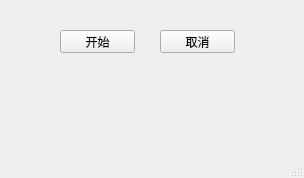
<?xml version="1.0" encoding="UTF-8"?>
<ui version="4.0">
 <class>MainWindow</class>
 <widget class="QMainWindow" name="MainWindow">
  <property name="geometry">
   <rect>
    <x>0</x>
    <y>0</y>
    <width>304</width>
    <height>178</height>
   </rect>
  </property>
  <property name="windowTitle">
   <string>MainWindow</string>
  </property>
  <property name="autoFillBackground">
   <bool>false</bool>
  </property>
  <widget class="QWidget" name="centralwidget">
   <widget class="QPushButton" name="pushButton_OK">
    <property name="geometry">
     <rect>
      <x>60</x>
      <y>30</y>
      <width>75</width>
      <height>23</height>
     </rect>
    </property>
    <property name="text">
     <string>开始</string>
    </property>
   </widget>
   <widget class="QPushButton" name="pushButton_Cancel">
    <property name="geometry">
     <rect>
      <x>160</x>
      <y>30</y>
      <width>75</width>
      <height>23</height>
     </rect>
    </property>
    <property name="text">
     <string>取消</string>
    </property>
   </widget>
  </widget>
  <widget class="QMenuBar" name="menubar">
   <property name="geometry">
    <rect>
     <x>0</x>
     <y>0</y>
     <width>304</width>
     <height>23</height>
    </rect>
   </property>
  </widget>
  <widget class="QStatusBar" name="statusbar"/>
 </widget>
 <resources/>
 <connections>
  <connection>
   <sender>pushButton_Cancel</sender>
   <signal>clicked()</signal>
   <receiver>MainWindow</receiver>
   <slot>showDialog()</slot>
   <hints>
    <hint type="sourcelabel">
     <x>854</x>
     <y>46</y>
    </hint>
    <hint type="destinationlabel">
     <x>601</x>
     <y>44</y>
    </hint>
   </hints>
  </connection>
  <connection>
   <sender>pushButton_OK</sender>
   <signal>clicked()</signal>
   <receiver>MainWindow</receiver>
   <slot>butClicked()</slot>
   <hints>
    <hint type="sourcelabel">
     <x>97</x>
     <y>64</y>
    </hint>
    <hint type="destinationlabel">
     <x>151</x>
     <y>88</y>
    </hint>
   </hints>
  </connection>
 </connections>
</ui>
